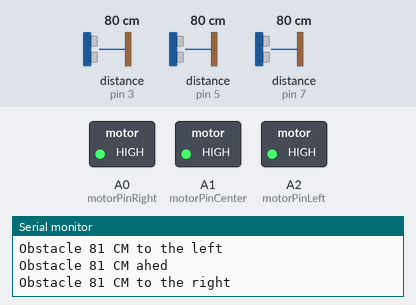
Simulated run of this sketch. Board: Arduino Uno, built with avr-gcc and run on an emulated ATmega328P. On the bench: switched loads named in the sketch (green lamp = pin HIGH), the last lines printed to the serial monitor. Inputs (shaded band) come from the test bench; at power-on: distance to the obstacle (sensors on pin 3, pin 5, pin 7) 80 cm. The echo pulse lasts 58.3 µs per cm; the audio player accepts every command and is not drawn.

Above: at 1.7 s.
1.8 s: distance to the obstacle (sensor on pin 3) set to 93 cm
3.3 s: distance to the obstacle (sensor on pin 3) set to 101 cm
At 4.4 s:
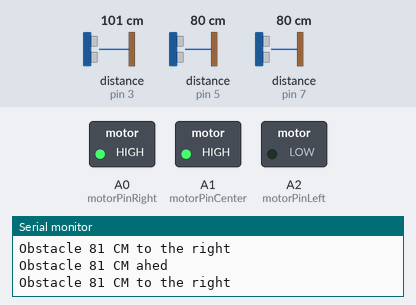
4.8 s: distance to the obstacle (sensor on pin 5) set to 95 cm
7.8 s: distance to the obstacle (sensor on pin 5) set to 101 cm
At 8.8 s:
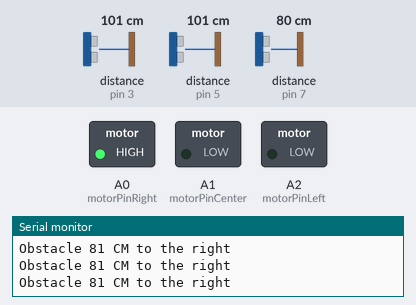
9.3 s: distance to the obstacle (sensor on pin 3) set to 2 cm
At 9.7 s:
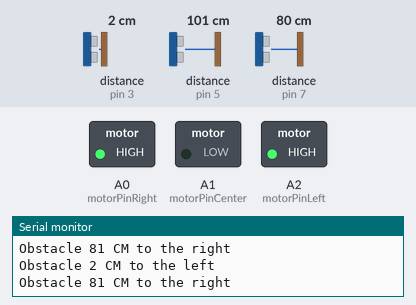
10.8 s: distance to the obstacle (sensor on pin 7) set to 94 cm
13.8 s: distance to the obstacle (sensor on pin 7) set to 102 cm
At 15.2 s:
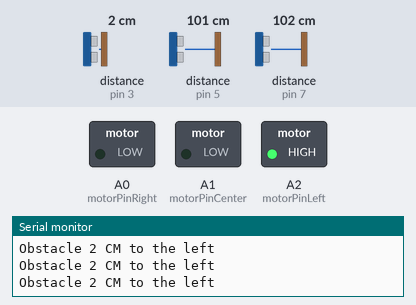
Timing chart, 0 to 16.3 s (numbered marks = the images above; inputs shaded):
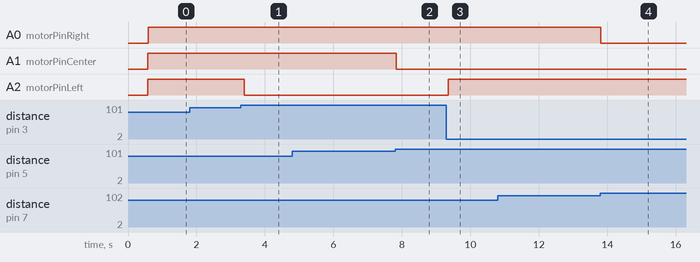

The sketch:

Code_for_ASG.ino
```cpp
#include <Arduino.h>
#include <NewPing.h>
#include <SoftwareSerial.h>
#include <DFRobotDFPlayerMini.h>

#define MAX_DISTANCE 400 //  maximum range of ultrasonicsenor 4M = 400cm

const int trigPin1 = 2;
const int echoPin1 = 3;
const int trigPin2 = 4;
const int echoPin2 = 5;
const int trigPin3 = 6;
const int echoPin3 = 7;


const int motorPinRight  = A0;
const int motorPinCenter = A1;
const int motorPinLeft   = A2;

int minLeftDistance   = 100;
int minCenterDistance = 100;
int minRightDistance  = 100;

static unsigned long timer = millis();

int waitTime = 3500;

NewPing sonarLeft(trigPin1, echoPin1 ,MAX_DISTANCE);
NewPing sonarCenter(trigPin2, echoPin2 ,MAX_DISTANCE);
NewPing sonarRight(trigPin3, echoPin3 ,MAX_DISTANCE);

SoftwareSerial mp3SoftwareSerial(8, 9); // RX, TX
DFRobotDFPlayerMini DFPlayer;

void printDetail(uint8_t type, int value){
  switch (type) {
    case TimeOut:
      Serial.println(F("Time Out!"));
      break;
    case WrongStack:
      Serial.println(F("Stack Wrong!"));
      break;
    case DFPlayerCardInserted:
      Serial.println(F("Card Inserted!"));
      break;
    case DFPlayerCardRemoved:
      Serial.println(F("Card Removed!"));
      break;
    case DFPlayerCardOnline:
      Serial.println(F("Card Online!"));
      break;
    case DFPlayerPlayFinished:
      Serial.print(F("Number:"));
      Serial.print(value);
      Serial.println(F(" Play Finished!"));
      break;
    case DFPlayerError:
      Serial.print(F("DFPlayerError:"));
      switch (value) {
        case Busy:
          Serial.println(F("Card not found"));
          break;
        case Sleeping:
          Serial.println(F("Sleeping"));
          break;
        case SerialWrongStack:
          Serial.println(F("Get Wrong Stack"));
          break;
        case CheckSumNotMatch:
          Serial.println(F("Check Sum Not Match"));
          break;
        case FileIndexOut:
          Serial.println(F("File Index Out of Bound"));
          break;
        case FileMismatch:
          Serial.println(F("Cannot Find File"));
          break;
        case Advertise:
          Serial.println(F("In Advertise"));
          break;
        default:
          break;
      }
      break;
    default:
      break;
  }
}

void leftAlert(int distance) {

  if (millis() - timer > waitTime) {
    timer = millis();
    DFPlayer.playLargeFolder(01, distance+1);
  }
  if (DFPlayer.available()) {
    printDetail(DFPlayer.readType(), DFPlayer.read()); //Print the detail message from DFPlayer
  }
}

void centerAlert(int distance) {

  if (millis() - timer > waitTime) {
    timer = millis();
    DFPlayer.playLargeFolder(02, distance+1);
  }
  if (DFPlayer.available()) {
    printDetail(DFPlayer.readType(), DFPlayer.read()); //Print the detail message from DFPlayer
  }
}

void rightAlert(int distance) {

  if (millis() - timer > waitTime) {
    timer = millis();
    DFPlayer.playLargeFolder(03, distance+1);
  }
  if (DFPlayer.available()) {
    printDetail(DFPlayer.readType(), DFPlayer.read()); //Print the detail message from DFPlayer
  }
}

void setupDFPlayer() {

  mp3SoftwareSerial.begin(9600);
  Serial.println();
  Serial.println(F("Blind assistancs smart glass..."));
  Serial.println(F("Initializing DFPlayer ... (May take 3~5 seconds)"));

  if (!DFPlayer.begin(mp3SoftwareSerial)){
    Serial.println(F("Unable to begin:"));
    Serial.println(F("1.Please recheck the connection!"));
    Serial.println(F("2.Please insert the SD card!"));
    while(true);
  }
  Serial.println(F("DFPlayer Mini online."));

  DFPlayer.setTimeOut(500); //Set serial communictaion time out 500ms
  DFPlayer.volume(29);  //Set volume value (0~30)
  DFPlayer.EQ(DFPLAYER_EQ_NORMAL);
  DFPlayer.outputDevice(DFPLAYER_DEVICE_SD);
}

void setup() {
  Serial.begin(9600);
  setupDFPlayer();
}

void loop() {
  delay(29);
  int leftDistance  = sonarLeft.ping_cm();
  int centerDistance  = sonarCenter.ping_cm();
  int rightDistance   = sonarRight.ping_cm();

 // For debugging
//   Serial.print("Left: ");
//   Serial.print(leftDistance);
//   Serial.print(", Center: ");
//   Serial.print(centerDistance);
//   Serial.print(", Right: ");
//   Serial.println(rightDistance);

  if(leftDistance < minLeftDistance && leftDistance > 1) {

    Serial.print("Obstacle ");
    Serial.print(leftDistance);
    Serial.println(" CM to the left");

    leftAlert(leftDistance);
    analogWrite(motorPinLeft, 512);
  }
  else {
    analogWrite(motorPinLeft, 0);
  }

  if(centerDistance < minCenterDistance && centerDistance > 1) {

    Serial.print("Obstacle ");
    Serial.print(centerDistance);
    Serial.println(" CM ahed");

    centerAlert(centerDistance);
    analogWrite(motorPinCenter, 512);
  }
  else {
    analogWrite(motorPinCenter, 0);
  }

  if(rightDistance < minRightDistance && rightDistance > 1) {

    Serial.print("Obstacle ");
    Serial.print(rightDistance);
    Serial.println(" CM to the right");

    rightAlert(rightDistance);
    analogWrite(motorPinRight, 512);
  }
  else {
    analogWrite(motorPinRight, 0);
  }

}
```

Measured:
- the behaviour switches between 97 and 98 cm on distance to the obstacle (sensor on pin 3) (found by bisection; images 0 and 1)
- the behaviour switches between 97 and 98 cm on distance to the obstacle (sensor on pin 5) (found by bisection; images 1 and 2)
- the behaviour switches between 97 and 98 cm on distance to the obstacle (sensor on pin 7) (found by bisection; images 3 and 4)
- after the input at 3.3 s, A2 (motorPinLeft): HIGH → LOW after 0.09 s
- after the input at 7.8 s, A1 (motorPinCenter): HIGH → LOW at once
- after the input at 9.3 s, A2 (motorPinLeft): LOW → HIGH after 0.05 s
- after the input at 13.8 s, A0 (motorPinRight): HIGH → LOW at once
